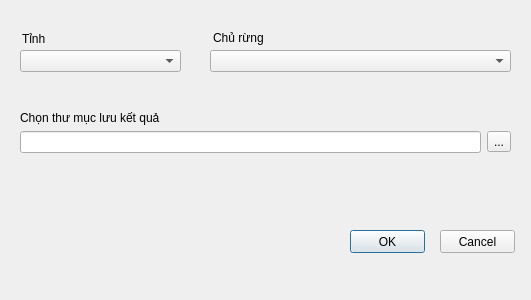
<?xml version="1.0" encoding="UTF-8"?>
<ui version="4.0">
 <class>Dialog_XuatBieuNhom2</class>
 <widget class="QDialog" name="Dialog_XuatBieuNhom2">
  <property name="geometry">
   <rect>
    <x>0</x>
    <y>0</y>
    <width>531</width>
    <height>300</height>
   </rect>
  </property>
  <property name="windowTitle">
   <string>v5PFES - Xuất biểu chủ rừng nhóm 2</string>
  </property>
  <widget class="QComboBox" name="com_tinh">
   <property name="geometry">
    <rect>
     <x>20</x>
     <y>50</y>
     <width>161</width>
     <height>22</height>
    </rect>
   </property>
  </widget>
  <widget class="QComboBox" name="com_churung">
   <property name="geometry">
    <rect>
     <x>210</x>
     <y>50</y>
     <width>301</width>
     <height>22</height>
    </rect>
   </property>
  </widget>
  <widget class="QPushButton" name="btn_ok">
   <property name="geometry">
    <rect>
     <x>350</x>
     <y>230</y>
     <width>75</width>
     <height>23</height>
    </rect>
   </property>
   <property name="text">
    <string>OK</string>
   </property>
  </widget>
  <widget class="QPushButton" name="btn_cancel">
   <property name="geometry">
    <rect>
     <x>440</x>
     <y>230</y>
     <width>75</width>
     <height>23</height>
    </rect>
   </property>
   <property name="text">
    <string>Cancel</string>
   </property>
  </widget>
  <widget class="QLabel" name="lbl_tinh">
   <property name="geometry">
    <rect>
     <x>22</x>
     <y>31</y>
     <width>71</width>
     <height>16</height>
    </rect>
   </property>
   <property name="text">
    <string>Tỉnh</string>
   </property>
  </widget>
  <widget class="QLabel" name="lbl_churung">
   <property name="geometry">
    <rect>
     <x>213</x>
     <y>30</y>
     <width>71</width>
     <height>16</height>
    </rect>
   </property>
   <property name="text">
    <string>Chủ rừng</string>
   </property>
  </widget>
  <widget class="QLabel" name="lbl_ketqua">
   <property name="geometry">
    <rect>
     <x>20</x>
     <y>110</y>
     <width>161</width>
     <height>16</height>
    </rect>
   </property>
   <property name="text">
    <string>Chọn thư mục lưu kết quả</string>
   </property>
  </widget>
  <widget class="QWidget" name="layoutWidget">
   <property name="geometry">
    <rect>
     <x>20</x>
     <y>130</y>
     <width>491</width>
     <height>24</height>
    </rect>
   </property>
   <layout class="QHBoxLayout" name="horizontalLayout">
    <item>
     <widget class="QLineEdit" name="out_path"/>
    </item>
    <item>
     <widget class="QToolButton" name="btn_path">
      <property name="text">
       <string>...</string>
      </property>
     </widget>
    </item>
   </layout>
  </widget>
 </widget>
 <resources>
  <include location="C:/Users/nguye/AppData/Roaming/QGIS/QGIS3/profiles/default/python/plugins/v5pfes_Ver10/resources.qrc"/>
 </resources>
 <connections/>
</ui>
